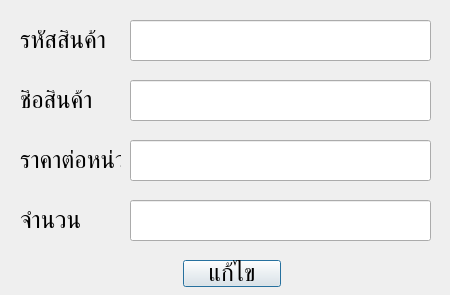
<?xml version="1.0" encoding="UTF-8"?>
<ui version="4.0">
 <class>AddItem</class>
 <widget class="QDialog" name="AddItem">
  <property name="geometry">
   <rect>
    <x>0</x>
    <y>0</y>
    <width>450</width>
    <height>295</height>
   </rect>
  </property>
  <property name="font">
   <font>
    <family>TH SarabunPSK</family>
    <pointsize>18</pointsize>
   </font>
  </property>
  <property name="windowTitle">
   <string>แก้ไขการขาย</string>
  </property>
  <widget class="QLabel" name="label">
   <property name="geometry">
    <rect>
     <x>20</x>
     <y>30</y>
     <width>101</width>
     <height>21</height>
    </rect>
   </property>
   <property name="font">
    <font>
     <family>TH SarabunPSK</family>
     <pointsize>18</pointsize>
    </font>
   </property>
   <property name="text">
    <string>รหัสสินค้า</string>
   </property>
  </widget>
  <widget class="QLabel" name="label_2">
   <property name="geometry">
    <rect>
     <x>20</x>
     <y>90</y>
     <width>101</width>
     <height>21</height>
    </rect>
   </property>
   <property name="font">
    <font>
     <family>TH SarabunPSK</family>
     <pointsize>18</pointsize>
    </font>
   </property>
   <property name="text">
    <string>ชื่อสินค้า</string>
   </property>
  </widget>
  <widget class="QLabel" name="label_3">
   <property name="geometry">
    <rect>
     <x>20</x>
     <y>150</y>
     <width>101</width>
     <height>21</height>
    </rect>
   </property>
   <property name="font">
    <font>
     <family>TH SarabunPSK</family>
     <pointsize>18</pointsize>
    </font>
   </property>
   <property name="text">
    <string>ราคาต่อหน่วย</string>
   </property>
  </widget>
  <widget class="QLabel" name="label_4">
   <property name="geometry">
    <rect>
     <x>20</x>
     <y>210</y>
     <width>91</width>
     <height>21</height>
    </rect>
   </property>
   <property name="font">
    <font>
     <family>TH SarabunPSK</family>
     <pointsize>18</pointsize>
    </font>
   </property>
   <property name="text">
    <string>จำนวน</string>
   </property>
  </widget>
  <widget class="QPushButton" name="edit_button">
   <property name="geometry">
    <rect>
     <x>183</x>
     <y>260</y>
     <width>98</width>
     <height>27</height>
    </rect>
   </property>
   <property name="font">
    <font>
     <family>TH SarabunPSK</family>
     <pointsize>18</pointsize>
    </font>
   </property>
   <property name="text">
    <string>แก้ไข</string>
   </property>
  </widget>
  <widget class="QLineEdit" name="line_price">
   <property name="geometry">
    <rect>
     <x>130</x>
     <y>140</y>
     <width>301</width>
     <height>41</height>
    </rect>
   </property>
   <property name="font">
    <font>
     <family>TH SarabunPSK</family>
     <pointsize>18</pointsize>
    </font>
   </property>
   <property name="readOnly">
    <bool>true</bool>
   </property>
  </widget>
  <widget class="QLineEdit" name="line_units">
   <property name="geometry">
    <rect>
     <x>130</x>
     <y>200</y>
     <width>301</width>
     <height>41</height>
    </rect>
   </property>
   <property name="font">
    <font>
     <family>TH SarabunPSK</family>
     <pointsize>18</pointsize>
    </font>
   </property>
  </widget>
  <widget class="QLineEdit" name="line_name">
   <property name="geometry">
    <rect>
     <x>130</x>
     <y>80</y>
     <width>301</width>
     <height>41</height>
    </rect>
   </property>
   <property name="font">
    <font>
     <family>TH SarabunPSK</family>
     <pointsize>18</pointsize>
    </font>
   </property>
   <property name="readOnly">
    <bool>true</bool>
   </property>
  </widget>
  <widget class="QLineEdit" name="line_barcode">
   <property name="geometry">
    <rect>
     <x>130</x>
     <y>20</y>
     <width>301</width>
     <height>41</height>
    </rect>
   </property>
   <property name="font">
    <font>
     <family>TH SarabunPSK</family>
     <pointsize>18</pointsize>
    </font>
   </property>
   <property name="readOnly">
    <bool>false</bool>
   </property>
  </widget>
 </widget>
 <resources/>
 <connections/>
</ui>
